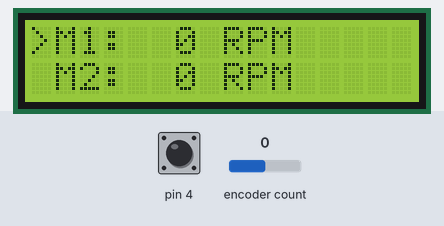
Bench run of a program on a simulated Arduino Uno, built with avr-gcc and run on an emulated ATmega328P. Shown: 16×2 character LCD. The test bench sets the inputs (shaded band); at power-on: pin 4 HIGH, encoder count 0.

Above: at 3.3 s.
3.4 s: pin 4 pulled LOW for 1 s
At 3.78 s:
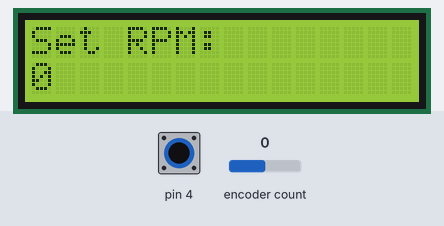
6.0 s: encoder count set to 1
At 7.3 s:
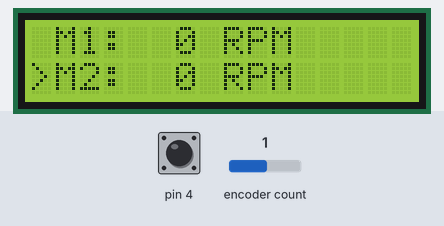
7.6 s: encoder count set to 2
At 8.4 s:
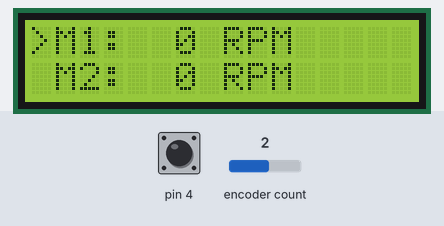
9.1 s: encoder count set to 3
At 10.4 s:
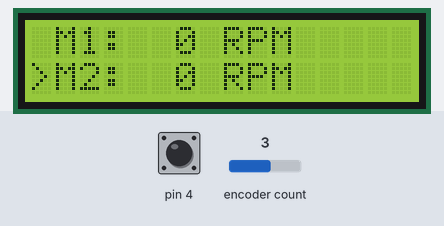
Timing chart, 0 to 11.6 s (numbered marks = the images above; inputs shaded):
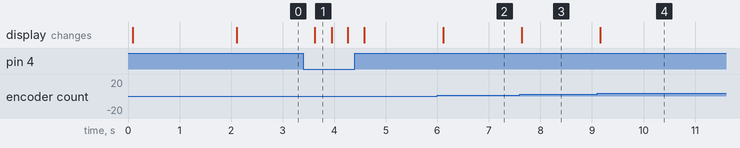

Measured:
- after the input at 3.4 s, the display: changes after 0.23 s (image 1)
- after the input at 6.0 s, the display: changes after 0.11 s (image 2)
- after the input at 7.6 s, the display: changes at once (image 3)
- after the input at 9.1 s, the display: changes after 0.06 s (image 4)

The program:

main.cpp
```cpp
#include "DisplayHandler.h"
#include "EncoderHandler.h"

#define ENCODER_CLK 2
#define ENCODER_DT 3
#define ENCODER_SW 4

DisplayHandler display(0x27, 16, 2);
EncoderHandler encoder(ENCODER_CLK, ENCODER_DT, ENCODER_SW, &display);

void setup()
{
  // Initialize the display and encoder
  display.begin();
  encoder.begin();
}

void loop()
{
  // Update the encoder
  encoder.update();
  delay(100); // Adds a short delay to allow the display to update
}
```

DisplayHandler.h
```cpp
#ifndef DISPLAY_HANDLER_H
#define DISPLAY_HANDLER_H

#include <Wire.h>
#include <LiquidCrystal_I2C.h>
#include "SystemState.h"

class DisplayHandler
{
private:
    // private objects and variables
    LiquidCrystal_I2C lcd;

public:
    // Constructur to initialize the class
    DisplayHandler(uint8_t address, uint8_t cols, uint8_t rows);
    // Function prototypes
    void begin();
    void updateScreen(); // Refresh LCD
};

#endif
```

EncoderHandler.h
```cpp
#ifndef ENCODERHANDLER_H
#define ENCODERHANDLER_H

#include <Encoder.h>
#include "SystemState.h"
#include "DisplayHandler.h"

// Class to handle the rotary encoder
class EncoderHandler {
private:
    Encoder encoder;
    uint8_t buttonPin;
    DisplayHandler *display;
    int lastPosition;

public:
    // Constructor: Initializes encoder and button
    EncoderHandler(uint8_t clk, uint8_t dt, uint8_t sw, DisplayHandler* disp);
    // Function prototypes
    void begin(); // Initializes the encoder and button
    void update(); // Reads encoder input and updates display
};

#endif
```

SystemState.h
```cpp
#ifndef SYSTEMSTATE_H
#define SYSTEMSTATE_H

#include <stdint.h>

// Enum for display modes
enum DisplayMode
{
    SHOW_RPM,
    SET_RPM
};

// Enum for motor options
enum MotorOption
{
    MOTOR1,
    MOTOR2
};

// Shared system state class
class SystemState
{
public:
    DisplayMode mode;
    MotorOption currentOption;
    int rpm[2]; // RPM values for each motor, is a list

    // Singleton pattern: Get the global state instance
    static SystemState &getInstance();

private:
    // Class constructor
    SystemState();
    // Prevent copying
    SystemState(const SystemState &) = delete;
    SystemState &operator=(const SystemState &) = delete;
};

#endif
```

DisplayHandler.cpp
```cpp
#include "DisplayHandler.h"
#include <Arduino.h>

// Constructor: Initializes LCD with I2C address, columns, and rows
DisplayHandler::DisplayHandler(uint8_t address, uint8_t cols, uint8_t rows)
    : lcd(address, cols, rows) {}

void DisplayHandler::begin()
{
    lcd.init();
    lcd.backlight();
    lcd.setCursor(0, 0);
    lcd.print("RPM Control");
    lcd.setCursor(0, 1);
    lcd.print("version 2.1.0");
    delay(2000);
    updateScreen();
}

// Update LCD Display
void DisplayHandler::updateScreen()
{
    SystemState &state = SystemState::getInstance();

    lcd.clear();

    if (state.mode == SHOW_RPM)
    {
        lcd.setCursor(0, 0);
        lcd.print(state.currentOption == MOTOR1 ? ">M1:" : " M1:");
        lcd.setCursor(6, 0);
        lcd.print(state.rpm[MOTOR1], 1);
        lcd.print(" RPM");

        lcd.setCursor(0, 1);
        lcd.print(state.currentOption == MOTOR2 ? ">M2:" : " M2:");
        lcd.setCursor(6, 1);
        lcd.print(state.rpm[MOTOR2], 1);
        lcd.print(" RPM");
    }
    else if (state.mode == SET_RPM)
    {
        lcd.setCursor(0, 0);
        lcd.print("Set RPM:");

        lcd.setCursor(0, 1);
        lcd.print(state.rpm[state.currentOption]);
    }
}
```

EncoderHandler.cpp
```cpp
#include "EncoderHandler.h"
#include <Arduino.h>

// Constructor: Initializes encoder and button
EncoderHandler::EncoderHandler(uint8_t clk, uint8_t dt, uint8_t sw, DisplayHandler *disp)
    : encoder(clk, dt), buttonPin(sw), display(disp), lastPosition(0) {}

void EncoderHandler::begin()
{
    pinMode(buttonPin, INPUT_PULLUP);
}

// Read encoder and update display
void EncoderHandler::update()
{
    // The display will be updated only if the encoder is rotated or pressed

    SystemState &state = SystemState::getInstance();

    int newPosition = encoder.read() / 4; // Encoder reading

    if (newPosition < lastPosition)
    {
        // If in SHOW_RPM mode, switch between motors
        if (state.mode == SHOW_RPM)
            state.currentOption = (state.currentOption == MOTOR1) ? MOTOR2 : MOTOR1;
        // If in SET_RPM mode, increase RPM value
        else if (state.mode == SET_RPM)
        {
            state.rpm[state.currentOption] += 10;
        }
        display->updateScreen();
    }
    // If encoder rotated in the opposite direction
    else if (newPosition > lastPosition)
    {
        // If in SHOW_RPM mode, switch between motors
        if (state.mode == SHOW_RPM)
            state.currentOption = (state.currentOption == MOTOR1) ? MOTOR2 : MOTOR1;
        // If in SET_RPM mode, decrease RPM value
        else if (state.rpm[state.currentOption] > 0) // Condition to avoid negative values
        {
            state.rpm[state.currentOption] -= 10;
        }
        display->updateScreen();
    }

    lastPosition = newPosition;
    // display->updateScreen();

    if (digitalRead(buttonPin) == LOW)
    {
        delay(200);
        state.mode = (state.mode == SHOW_RPM) ? SET_RPM : SHOW_RPM;
        display->updateScreen();
    }
}
```

SystemState.cpp
```cpp
#include "SystemState.h"

// Define the Singleton instance retrieval function
SystemState &SystemState::getInstance()
{
    static SystemState instance;
    return instance;
}

// Constructor implementation (default values)
SystemState::SystemState() : mode(SHOW_RPM), currentOption(MOTOR1)
{
    rpm[MOTOR1] = 0;
    rpm[MOTOR2] = 0;
}
```
